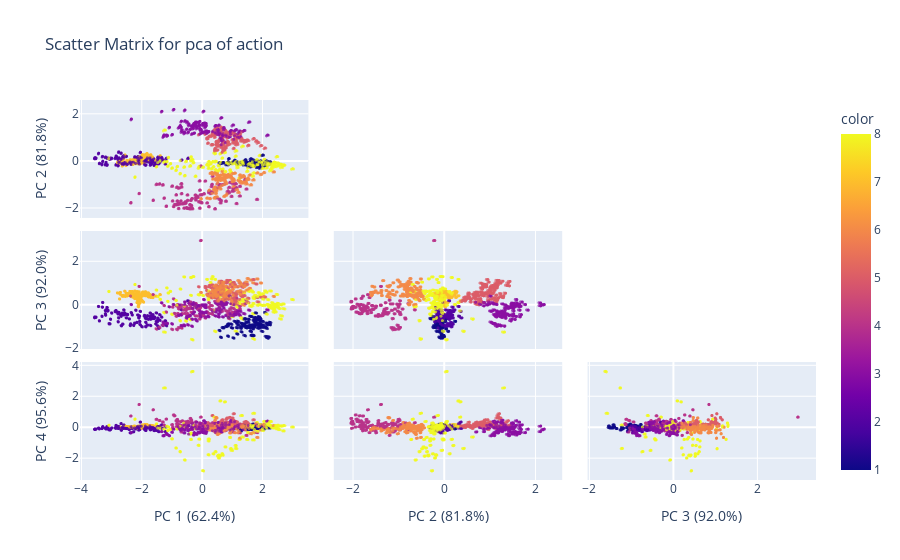

Write notebook code for a chart like this one.
### Markdown cell above
### Scatter matrix of components

### Code cell
scatter_matrix(df_move_normalize_filter, "action", *X_move.columns)

### Figure 1 — Plotly figure (JSON) as saved in the notebook; plotly's stock layout.template omitted (floating-point values rounded to 4 significant figures; data arrays with more than 128 entries replaced by an {"elided": "..."} marker saying what was removed)
{"data": [{"dimensions": [{"axis": {"matches": true}, "label": "PC 1 (62.4%)", "values": {"elided": "3700 float values"}}, {"axis": {"matches": true}, "label": "PC 2 (81.8%)", "values": {"elided": "3700 float values"}}, {"axis": {"matches": true}, "label": "PC 3 (92.0%)", "values": {"elided": "3700 float values"}}, {"axis": {"matches": true}, "label": "PC 4 (95.6%)", "values": {"elided": "3700 float values"}}], "hovertemplate": "%{xaxis.title.text}=%{x}<br>%{yaxis.title.text}=%{y}<br>color=%{marker.color}<extra></extra>", "legendgroup": "", "marker": {"color": {"elided": "3700 float values"}, "coloraxis": "coloraxis", "symbol": "circle", "opacity": 0.7, "size": 3}, "name": "", "showlegend": false, "type": "splom", "diagonal": {"visible": false}, "showlowerhalf": true, "showupperhalf": false}], "layout": {"coloraxis": {"colorbar": {"title": {"text": "color"}}, "colorscale": [[0.0, "#0d0887"], [0.1111, "#46039f"], [0.2222, "#7201a8"], [0.3333, "#9c179e"], [0.4444, "#bd3786"], [0.5556, "#d8576b"], [0.6667, "#ed7953"], [0.7778, "#fb9f3a"], [0.8889, "#fdca26"], [1.0, "#f0f921"]]}, "legend": {"tracegroupgap": 0}, "title": {"text": "Scatter Matrix for pca of action"}, "dragmode": "select"}}
